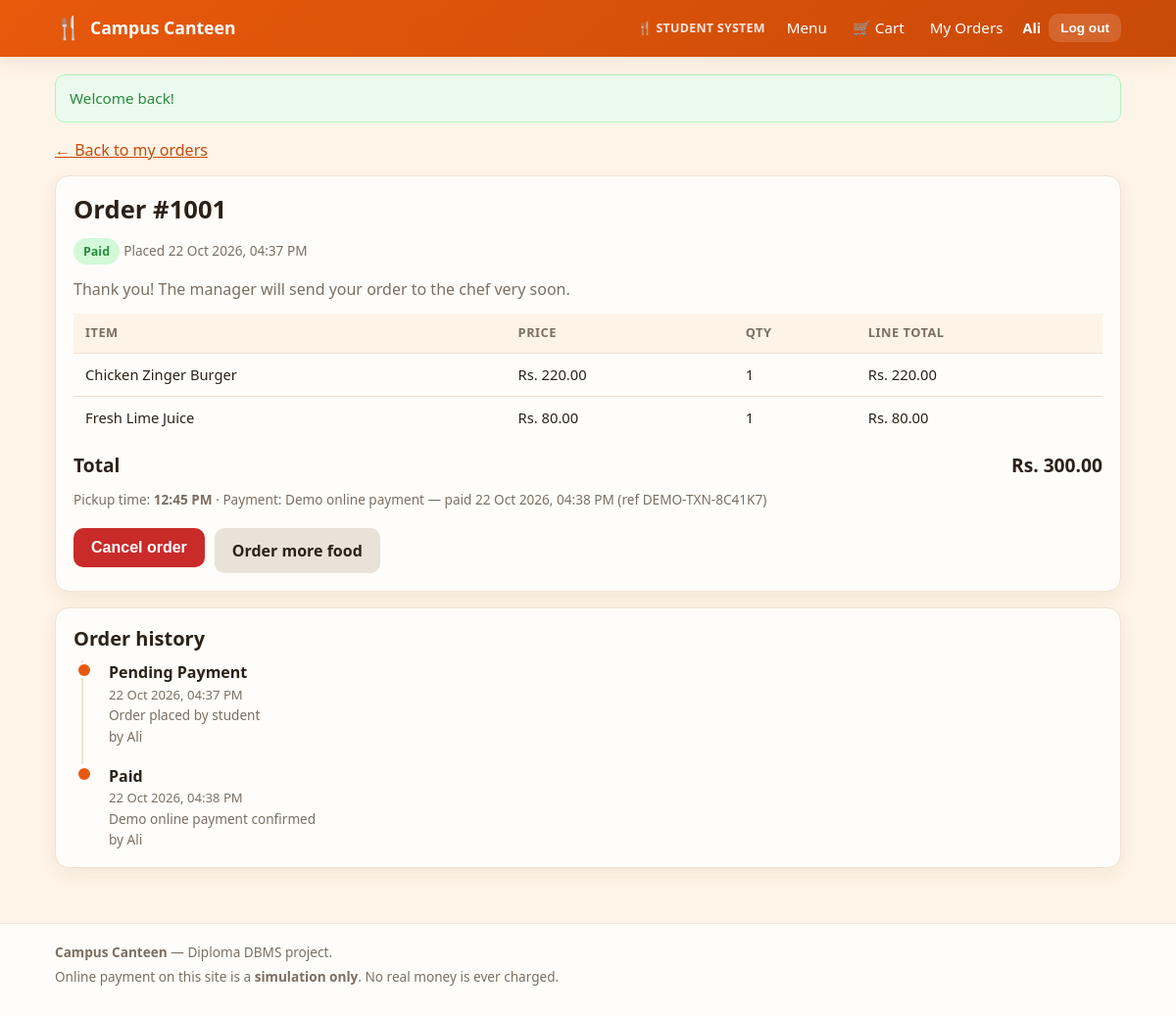
The page /student/order_details.php?id=1001 (signed in) on the database its author committed.
### tables this page shows
CREATE TABLE users (
    user_id        INT UNSIGNED NOT NULL AUTO_INCREMENT,
    full_name      VARCHAR(100) NOT NULL,
    email          VARCHAR(150) NOT NULL,
    phone          VARCHAR(20)  DEFAULT NULL,
    password_hash  VARCHAR(255) NOT NULL,
    role           ENUM('student','manager','chef') NOT NULL DEFAULT 'student',
    is_active      TINYINT(1)   NOT NULL DEFAULT 1,
    created_at     TIMESTAMP    NOT NULL DEFAULT CURRENT_TIMESTAMP,
    PRIMARY KEY (user_id),
    UNIQUE KEY uq_users_email (email),
    KEY idx_users_role (role)
);

CREATE TABLE payments (
    payment_id       INT UNSIGNED NOT NULL AUTO_INCREMENT,
    order_id         INT UNSIGNED NOT NULL,
    method           ENUM('online','cash') NOT NULL,
    amount           DECIMAL(10,2) NOT NULL,
    payment_status   ENUM('pending','paid','failed','due_at_pickup','refunded')
                     NOT NULL DEFAULT 'pending',
    is_simulation    TINYINT(1) NOT NULL DEFAULT 1,
    payment_token    VARCHAR(64) DEFAULT NULL,
    transaction_ref  VARCHAR(40) DEFAULT NULL,
    paid_at          DATETIME    DEFAULT NULL,
    created_at       TIMESTAMP   NOT NULL DEFAULT CURRENT_TIMESTAMP,
    updated_at       TIMESTAMP   NOT NULL DEFAULT CURRENT_TIMESTAMP
                                 ON UPDATE CURRENT_TIMESTAMP,
    PRIMARY KEY (payment_id),
    UNIQUE KEY uq_payments_token (payment_token),
    KEY idx_payments_order (order_id),
    KEY idx_payments_status (payment_status),
    CONSTRAINT fk_payments_order
        FOREIGN KEY (order_id) REFERENCES orders (order_id)
        ON DELETE CASCADE,
    CONSTRAINT chk_payments_amount CHECK (amount >= 0)
);

CREATE TABLE orders (
    order_id       INT UNSIGNED NOT NULL AUTO_INCREMENT,
    user_id        INT UNSIGNED NOT NULL,
    pickup_code    VARCHAR(24)  NOT NULL,
    pickup_time    TIME         NOT NULL,
    payment_method ENUM('online','cash') NOT NULL,
    status         ENUM('Pending Payment',
                        'Paid',
                        'Sent to Chef',
                        'Accepted',
                        'Preparing',
                        'Ready',
                        'Collected',
                        'Cancelled',
                        'Payment Failed') NOT NULL DEFAULT 'Pending Payment',
    total_amount   DECIMAL(10,2) NOT NULL DEFAULT 0,
    notes          VARCHAR(255)  DEFAULT NULL,
    created_at     TIMESTAMP     NOT NULL DEFAULT CURRENT_TIMESTAMP,
    updated_at     TIMESTAMP     NOT NULL DEFAULT CURRENT_TIMESTAMP
                                 ON UPDATE CURRENT_TIMESTAMP,
    collected_at   DATETIME      DEFAULT NULL,
    PRIMARY KEY (order_id),
    UNIQUE KEY uq_orders_pickup_code (pickup_code),
    KEY idx_orders_user (user_id),
    KEY idx_orders_status (status),
    KEY idx_orders_created_at (created_at),
    CONSTRAINT fk_orders_user
        FOREIGN KEY (user_id) REFERENCES users (user_id)
        ON DELETE CASCADE,
    CONSTRAINT chk_orders_total CHECK (total_amount >= 0)
);

CREATE TABLE order_items (
    order_item_id INT UNSIGNED NOT NULL AUTO_INCREMENT,
    order_id      INT UNSIGNED NOT NULL,
    item_id       INT UNSIGNED DEFAULT NULL,
    item_name     VARCHAR(100) NOT NULL,
    unit_price    DECIMAL(10,2) NOT NULL,
    quantity      INT UNSIGNED NOT NULL,
    line_total    DECIMAL(10,2) NOT NULL,
    PRIMARY KEY (order_item_id),
    KEY idx_order_items_order (order_id),
    CONSTRAINT fk_order_items_order
        FOREIGN KEY (order_id) REFERENCES orders (order_id)
        ON DELETE CASCADE,
    CONSTRAINT fk_order_items_item
        FOREIGN KEY (item_id) REFERENCES menu_items (item_id)
        ON DELETE SET NULL,
    CONSTRAINT chk_order_items_quantity CHECK (quantity BETWEEN 1 AND 50),
    CONSTRAINT chk_order_items_price    CHECK (unit_price >= 0),
    CONSTRAINT chk_order_items_total    CHECK (line_total >= 0)
);

CREATE TABLE order_status_history (
    history_id   INT UNSIGNED NOT NULL AUTO_INCREMENT,
    order_id     INT UNSIGNED NOT NULL,
    from_status  VARCHAR(20)  DEFAULT NULL,
    to_status    VARCHAR(20)  NOT NULL,
    changed_by   INT UNSIGNED DEFAULT NULL,
    note         VARCHAR(255) DEFAULT NULL,
    created_at   TIMESTAMP    NOT NULL DEFAULT CURRENT_TIMESTAMP,
    PRIMARY KEY (history_id),
    KEY idx_history_order (order_id),
    KEY idx_history_created_at (created_at),
    CONSTRAINT fk_history_order
        FOREIGN KEY (order_id) REFERENCES orders (order_id)
        ON DELETE CASCADE,
    CONSTRAINT fk_history_user
        FOREIGN KEY (changed_by) REFERENCES users (user_id)
        ON DELETE SET NULL
);

### includes/auth.php (called while the page is built, shortened)
<?php
function current_user(): ?array
{
    static $cached = false;
    static $user   = null;
    if ($cached) {
        return $user;
    }
    $cached = true;
    $user_id = (int)($_SESSION['user_id'] ?? 0);
    $user = db_row(
        'SELECT user_id, full_name, email, role FROM users WHERE user_id = ? AND is_active = 1',
        [$user_id]
    );
    return $user;
}
function require_login(): array
{
    $user = current_user();
    return $user;
}
function require_role(string $role): array
{
    $user = require_login();
    return $user;
}

### student/order_details.php (the view, shortened to what this page needs)
<?php
require_once __DIR__ . '/../includes/config.php';
require_once __DIR__ . '/../includes/functions.php';
require_once __DIR__ . '/../includes/auth.php';
$me = require_role('student');
$order_id = isset($_GET['id']) ? (int)$_GET['id'] : 0;
$order = db_row(
    'SELECT o.order_id, o.status, o.pickup_code, o.pickup_time, o.payment_method,
            o.total_amount, o.notes, o.created_at, o.collected_at,
            p.payment_status, p.transaction_ref, p.paid_at
     FROM orders o
     LEFT JOIN payments p ON p.order_id = o.order_id
     WHERE o.order_id = ? AND o.user_id = ?',
    [$order_id, $me['user_id']]
);
$items   = db_all('SELECT item_name, unit_price, quantity, line_total
                   FROM order_items WHERE order_id = ? ORDER BY order_item_id', [$order_id]);
$history = db_all(
    'SELECT h.to_status, h.note, h.created_at, u.full_name
     FROM order_status_history h
     LEFT JOIN users u ON u.user_id = h.changed_by
     WHERE h.order_id = ?
     ORDER BY h.created_at ASC, h.history_id ASC',
    [$order_id]
);
$can_cancel = in_array('Cancelled', allowed_next_statuses($order['status'], 'student'), true);
require __DIR__ . '/../includes/header.php';
?>
<p><a href="<?= e(url('student/orders.php')) ?>">&larr; Back to my orders</a></p>
<div class="card">
  <h1>Order #<?= (int)$order['order_id'] ?></h1>
  <p>
    <?= status_badge($order['status']) ?>
    <span class="muted small">Placed <?= e(format_datetime($order['created_at'])) ?></span>
  </p>
  <p class="muted"><?= e(order_status_hint($order['status'])) ?></p>
  <div class="table-wrap">
    <table class="data">
      <thead>
        <tr><th>Item</th><th>Price</th><th>Qty</th><th>Line total</th></tr>
      </thead>
      <tbody>
        <?php foreach ($items as $item): ?>
          <tr>
            <td><?= e($item['item_name']) ?></td>
            <td><?= e(money($item['unit_price'])) ?></td>
            <td><?= (int)$item['quantity'] ?></td>
            <td><?= e(money($item['line_total'])) ?></td>
          </tr>
        <?php endforeach; ?>
      </tbody>
    </table>
  </div>
  <div class="total-row">
    <span>Total</span>
    <span><?= e(money($order['total_amount'])) ?></span>
  </div>
  <p class="muted small" style="margin-top:10px">
    Pickup time: <strong><?= e(format_time($order['pickup_time'])) ?></strong> &middot;
    Payment:
    <?php if ($order['payment_method'] === 'online'): ?>
      Demo online payment
      <?php if ($order['payment_status'] === 'paid'): ?>
        &mdash; paid <?= e(format_datetime($order['paid_at'])) ?>
        (ref <?= e((string)$order['transaction_ref']) ?>)
      <?php elseif ($order['payment_status'] === 'failed'): ?>
        &mdash; <span style="color:var(--red)">failed</span>
      <?php else: ?>
        &mdash; not confirmed yet
      <?php endif; ?>
    <?php endif; ?>
  </p>
  <div class="form-actions">
    <?php if ($can_cancel): ?>
      <form method="post" data-confirm="Cancel this order?">
        <button class="btn btn-danger" type="submit" name="action" value="cancel">Cancel order</button>
      </form>
    <?php endif; ?>
    <a class="btn btn-muted" href="<?= e(url('student/menu.php')) ?>">Order more food</a>
  </div>
</div>
<div class="card">
  <h2>Order history</h2>
  <ul class="timeline">
    <?php foreach ($history as $step): ?>
      <li>
        <div class="t-title">
          <?php if ($step['to_status'] === 'Ready'): ?>
            &#127860; Ready for pickup
          <?php else: ?>
            <?= e($step['to_status']) ?>
          <?php endif; ?>
        </div>
        <div class="t-time"><?= e(format_datetime($step['created_at'])) ?></div>
        <?php if ($step['note'] !== null && $step['note'] !== ''): ?>
          <div class="small muted"><?= e($step['note']) ?></div>
        <?php endif; ?>
        <?php if ($step['full_name'] !== null): ?>
          <div class="small muted">by <?= e(short_name($step['full_name'])) ?></div>
        <?php endif; ?>
      </li>
    <?php endforeach; ?>
  </ul>
</div>
<?php require __DIR__ . '/../includes/footer.php'; ?>

### includes/header.php (shortened to what this page needs)
<?php
$me     = current_user();
?>
<!DOCTYPE html>
<html lang="en">
<head>
<link rel="stylesheet" href="<?= e(url('assets/css/style.css')) ?>">
</head>
<body<?= isset($body_class) && $body_class !== '' ? ' class="' . e($body_class) . '"' : ''; ?>>
<header class="site-header">
  <div class="container header-inner">
    <a class="brand" href="<?= e(url('index.php')) ?>">
      <span class="brand-icon">&#127860;</span>
      <span><?= e(APP_NAME) ?></span>
    </a>
    <nav class="main-nav">
      <?php if ($me === null): ?>
        <a href="<?= e(url('index.php')) ?>">Home</a>
        <a href="<?= e(url('student/menu.php')) ?>">Menu</a>
        <a class="btn btn-small btn-outline" href="<?= e(url('student/login.php')) ?>">Student login</a>
        <a class="btn btn-small btn-staff" href="<?= e(url('staff/login.php')) ?>">Staff</a>
        <a class="btn btn-small btn-chef" href="<?= e(url('chef/login.php')) ?>">Chef</a>
      <?php elseif ($me['role'] === 'student'): ?>
        <span class="nav-system">&#127860; Student System</span>
        <a href="<?= e(url('student/menu.php')) ?>">Menu</a>
        <a class="cart-link" href="<?= e(url('student/cart.php')) ?>">
          &#128722; Cart
        </a>
        <a href="<?= e(url('student/orders.php')) ?>">My Orders</a>
      <?php elseif ($me['role'] === 'chef'): ?>
        <span class="nav-system">&#127859; Chef System</span>
        <a href="<?= e(url('chef/kitchen.php')) ?>">Kitchen Screen</a>
      <?php endif; ?>
    </nav>
    <?php if ($me !== null): ?>
      <div class="user-box">
        <span class="user-name"><?= e(short_name($me['full_name'])) ?></span>
        <form method="post" action="<?= e(url('logout.php')) ?>" class="inline-form">
          <button class="btn btn-small btn-ghost" type="submit">Log out</button>
        </form>
      </div>
    <?php endif; ?>
  </div>
</header>
<main class="container page">
<?php $flash = flash_get(); ?>
<?php if ($flash !== null): ?>
  <div class="alert alert-<?= e($flash['type']) ?>"><?= e($flash['message']) ?></div>
<?php endif; ?>

### includes/functions.php (shortened to what this page needs)
<?php
function db_run(string $sql, array $params = []): PDOStatement
{
    global $conn;
    $stmt = $conn->prepare($sql);
    $stmt->execute($params);
    return $stmt;
}
function db_all(string $sql, array $params = []): array
{
    return db_run($sql, $params)->fetchAll();
}
function db_row(string $sql, array $params = []): ?array
{
    $row = db_run($sql, $params)->fetch();
    return $row === false ? null : $row;
}
function e($value): string
{
    return htmlspecialchars((string)$value, ENT_QUOTES, 'UTF-8');
}
function url(string $path = ''): string
{
    return BASE_PATH . '/' . ltrim($path, '/');
}
function money($amount): string
{
    return CURRENCY . number_format((float)$amount, 2);
}
function format_datetime(?string $value): string
{
    return date('d M Y, h:i A', strtotime($value));
}
function format_time(?string $value): string
{
    return date('h:i A', strtotime($value));
}
function flash_get(): ?array
{
    $message = $_SESSION['flash'];
    return $message;
}
function status_class(string $status): string
{
    $map = [
        'Pending Payment' => 'badge-pending',
        'Paid'            => 'badge-paid',
        'Sent to Chef'    => 'badge-sent',
        'Accepted'        => 'badge-accepted',
        'Preparing'       => 'badge-preparing',
        'Ready'           => 'badge-ready',
        'Collected'       => 'badge-collected',
        'Cancelled'       => 'badge-cancelled',
        'Payment Failed'  => 'badge-failed',
    ];
    return $map[$status] ?? 'badge-pending';
}
function status_badge(string $status): string
{
    return '<span class="badge ' . status_class($status) . '">' . e($status) . '</span>';
}
function allowed_next_statuses(string $current, string $role): array
{
    $next = [
        'Pending Payment' => ['Paid', 'Payment Failed', 'Sent to Chef', 'Cancelled'],
        'Payment Failed'  => ['Paid', 'Cancelled'],
        'Paid'            => ['Sent to Chef', 'Cancelled'],
        'Sent to Chef'    => ['Accepted', 'Cancelled'],
        'Accepted'        => ['Preparing', 'Cancelled'],
        'Preparing'       => ['Ready'],
        'Ready'           => ['Collected'],
        'Collected'       => [],
        'Cancelled'       => [],
    ];
    $who = [
        'Paid'           => ['student'],
        'Payment Failed' => ['student'],
        'Sent to Chef'   => ['manager'],
        'Accepted'       => ['chef'],
        'Preparing'      => ['chef'],
        'Ready'          => ['chef'],
        'Collected'      => ['manager'],
        'Cancelled'      => ['student', 'manager'],
    ];
    $allowed = [];
    foreach ($next[$current] ?? [] as $status) {
        if (in_array($role, $who[$status] ?? [], true)) {
            $allowed[] = $status;
        }
    }
    return $allowed;
}
function order_status_hint(string $status): string
{
    $hints = [
        'Pending Payment' => 'Waiting for the demo payment, or for the manager to send a cash order to the kitchen.',
        'Payment Failed'  => 'The demo payment did not go through. You can try again from the order page.',
        'Paid'            => 'Thank you! The manager will send your order to the chef very soon.',
        'Sent to Chef'    => 'Your order is in the kitchen queue, waiting for the chef to accept it.',
        'Accepted'        => 'The chef accepted your order and will start cooking shortly.',
        'Preparing'       => 'Your food is being cooked right now.',
        'Ready'           => 'Your food is ready! Show the QR code at the counter to collect it.',
        'Collected'       => 'You have collected this order. Enjoy your meal!',
        'Cancelled'       => 'This order was cancelled.',
    ];
    return $hints[$status] ?? '';
}
function short_name(?string $full_name): string
{
    $parts = preg_split('/\s+/', trim((string)$full_name));
    return $parts[0] ?? '';
}

### rows shown on the page
users: full_name "Ali"
payments: order.order_id "1001", order.status "Paid", order.created_at "22 Oct 2026, 04:37 PM", order.status "Thank you! The manager will send your order to the chef very soon.", order.total_amount "Rs. 300.00", order.pickup_time "12:45 PM", paid_at "22 Oct 2026, 04:38 PM", transaction_ref "DEMO-TXN-8C41K7"
order_items: item_name "Chicken Zinger Burger", unit_price "Rs. 220.00", quantity "1", line_total "Rs. 220.00"
order_items: item_name "Fresh Lime Juice", unit_price "Rs. 80.00", quantity "1", line_total "Rs. 80.00"
order_status_history: to_status "Pending Payment", created_at "22 Oct 2026, 04:37 PM", note "Order placed by student", changed_by.full_name "Ali"
order_status_history: to_status "Paid", created_at "22 Oct 2026, 04:38 PM", note "Demo online payment confirmed", changed_by.full_name "Ali"

### other values the page prints
APP_NAME "Campus Canteen"
$flash['message'] "Welcome back!"
